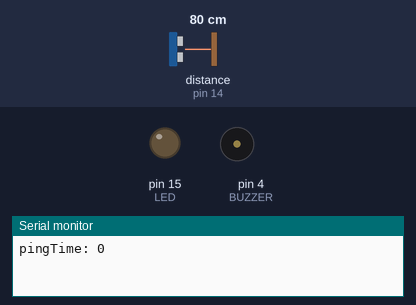
Bench run of a sketch on a simulated Arduino Uno, built with avr-gcc and run on an emulated ATmega328P. Parts: output pins drawn as LEDs (lit = HIGH), buzzer (waves = sounding, pin HIGH), the last lines printed to the serial monitor. Wiring (inferred from the names in the program): ultrasonic range finder: trigger pin 13; echo pin 14. The test bench sets the inputs (shaded band); at power-on: distance to the obstacle (sensor on pin 14) 80 cm. The echo pulse lasts 58.3 µs per cm; pins used as bus, display or sensor lines are not drawn.

Above: at 0.25 s.
At 2.0 s:
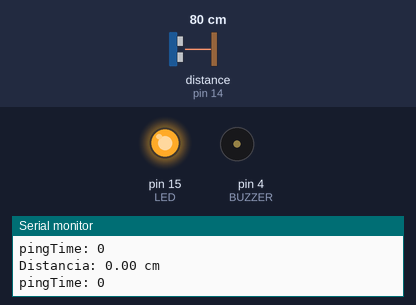
Timing chart, 0 to 40.0 s (numbered marks = the images above):
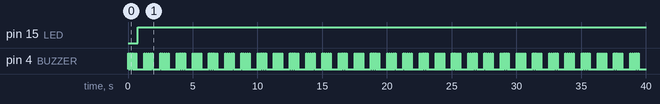

Measured:
- by itself, pin 15 (LED): LOW → HIGH at 0.75 s
- by itself, pin 4 (BUZZER): repeats every 1.3 s: 4 × (LOW 0.10 s, HIGH 0.05 s), LOW 0.60 s, HIGH 0.05 s

The sketch:

18_ultrasonico.ino
```cpp
#define TRIG 13  // definimos pin donde conectamos la patilla triger
#define ECHO 14  // definimos pin donde conectamos la patilla echo
#define MAX_DIST 700  // definimos distancia maxima en cm
#define LED 15
#define BUZZER 4

float distancia = 0.0;
float timeOut = MAX_DIST * 60; // tiempo maximo de espera a recibir el eco
int velSonido = 343;  //velocidad del sonido en m/s
int  valorLed = 0;
int intervalos[] = {10,20,30,40,50,60,70,80,90,100}; // definimos un array de intervalos para establecer luego la frecuencia de pitidos del zumbador


void setup() {
  Serial.begin(115200);
  pinMode(TRIG, OUTPUT);  // establecemos TRIG como salida
  pinMode(ECHO, INPUT);  // establecemos ECHO como entrada
  pinMode(LED, OUTPUT);  //establecemos LED como salida
  pinMode(BUZZER, OUTPUT);  //establecemos BUZZER como salida

}

void loop() {
  int umbral;
  distancia = getSonar();
  umbral = getIntervalo(distancia);
  if(umbral <= 100){
    pitar(umbral);
  }
  valorLed = map(distancia,0,300,255,0);  //mapeamos para convertir los rangos
  analogWrite(LED, valorLed);
  Serial.println("Distancia: " + String(distancia) + " cm");
  delay(500);

}


////// FUNCIONES //////

// funcion para calcular la distancia medida por el sensor de ultrasonidos
float getSonar (){
  unsigned long int pingTime = 0; //en esta variable guardamos los datos recibidos desde el sensor de ultrasonidos
  float dist = 0.0; // esta variable la usamos para calcular y devolver la distancia

  digitalWrite(TRIG, HIGH);
  delayMicroseconds(10);
  digitalWrite(TRIG, LOW);
  delayMicroseconds(2);

  pingTime = pulseIn(ECHO, HIGH, timeOut);
  Serial.println("pingTime: " + String(pingTime));  // provisional, para pruebas

  // Calcular la distancia en centímetros usando la fórmula: distancia = velocidad * tiempo / 2
  // La velocidad del sonido es aproximadamente 343 metros por segundo o 0.0343 (343/10000) centímetros por microsegundo
  dist = (float) pingTime * velSonido / 10000 / 2;  // con (float) nos aseguramos que el resultado de la operación será del tipo float
  return dist;  // en cm
}


// funcion para que el zumbador pite mas lento cuanto mayor es la distancia
int getIntervalo (float lejos){
  int salida = 1000;  // le asignamos un avalor inicial alto para que comience sin pitar
  for(int i = 0; i < 10; i++){  // con este bucle recorremos el array intervalos
    if(lejos < intervalos[i]){  // vemos en qué rango se encuentra
      salida = intervalos[i];  //asignamos el valor de ese rango a la variable de salida
      break;  // salimos del bucle
    }
  }
  return salida;
}


// funcion para controlar la frecuencia de pitidos del zumbrador
void pitar(int umbral){
  for(int i = 0; i < 5; i++){
    digitalWrite(BUZZER, HIGH);
    delay(50);
    digitalWrite(BUZZER, LOW);
    delay(10*umbral);
  }
}
```
